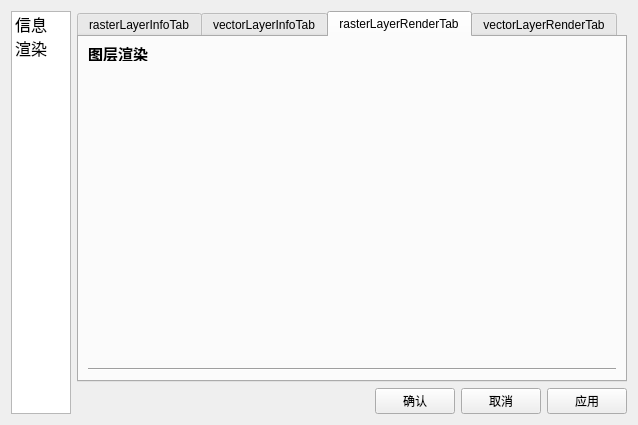
<?xml version="1.0" encoding="UTF-8"?>
<ui version="4.0">
 <class>Dialog</class>
 <widget class="QWidget" name="Dialog">
  <property name="geometry">
   <rect>
    <x>0</x>
    <y>0</y>
    <width>638</width>
    <height>425</height>
   </rect>
  </property>
  <property name="minimumSize">
   <size>
    <width>638</width>
    <height>425</height>
   </size>
  </property>
  <property name="maximumSize">
   <size>
    <width>638</width>
    <height>425</height>
   </size>
  </property>
  <property name="windowTitle">
   <string>图层属性</string>
  </property>
  <layout class="QHBoxLayout" name="horizontalLayout_19">
   <item>
    <widget class="QListWidget" name="listWidget">
     <property name="maximumSize">
      <size>
       <width>60</width>
       <height>16777215</height>
      </size>
     </property>
     <property name="font">
      <font>
       <pointsize>12</pointsize>
      </font>
     </property>
     <item>
      <property name="text">
       <string>信息</string>
      </property>
     </item>
     <item>
      <property name="text">
       <string>渲染</string>
      </property>
     </item>
    </widget>
   </item>
   <item>
    <layout class="QVBoxLayout" name="verticalLayout_7">
     <item>
      <widget class="QTabWidget" name="tabWidget">
       <property name="currentIndex">
        <number>2</number>
       </property>
       <widget class="QWidget" name="rasterLayerInfoTab">
        <attribute name="title">
         <string>rasterLayerInfoTab</string>
        </attribute>
        <layout class="QVBoxLayout" name="verticalLayout">
         <item>
          <widget class="QLabel" name="label">
           <property name="font">
            <font>
             <family>Adobe Devanagari</family>
             <pointsize>11</pointsize>
             <weight>75</weight>
             <bold>true</bold>
            </font>
           </property>
           <property name="text">
            <string>常规信息</string>
           </property>
          </widget>
         </item>
         <item>
          <widget class="Line" name="line">
           <property name="orientation">
            <enum>Qt::Horizontal</enum>
           </property>
          </widget>
         </item>
         <item>
          <layout class="QHBoxLayout" name="horizontalLayout">
           <item>
            <widget class="QLabel" name="label_3">
             <property name="maximumSize">
              <size>
               <width>100</width>
               <height>16777215</height>
              </size>
             </property>
             <property name="text">
              <string>名称</string>
             </property>
            </widget>
           </item>
           <item>
            <widget class="QLabel" name="rasterNameLabel">
             <property name="text">
              <string>TextLabel</string>
             </property>
            </widget>
           </item>
          </layout>
         </item>
         <item>
          <layout class="QHBoxLayout" name="horizontalLayout_2">
           <item>
            <widget class="QLabel" name="label_5">
             <property name="maximumSize">
              <size>
               <width>100</width>
               <height>16777215</height>
              </size>
             </property>
             <property name="text">
              <string>路径</string>
             </property>
            </widget>
           </item>
           <item>
            <widget class="QLabel" name="rasterSourceLabel">
             <property name="text">
              <string>TextLabel</string>
             </property>
            </widget>
           </item>
          </layout>
         </item>
         <item>
          <layout class="QHBoxLayout" name="horizontalLayout_3">
           <item>
            <widget class="QLabel" name="label_7">
             <property name="maximumSize">
              <size>
               <width>100</width>
               <height>16777215</height>
              </size>
             </property>
             <property name="text">
              <string>大小合计</string>
             </property>
            </widget>
           </item>
           <item>
            <widget class="QLabel" name="rasterMemoryLabel">
             <property name="text">
              <string>TextLabel</string>
             </property>
            </widget>
           </item>
          </layout>
         </item>
         <item>
          <widget class="QLabel" name="label_9">
           <property name="font">
            <font>
             <family>Adobe Devanagari</family>
             <pointsize>11</pointsize>
             <weight>75</weight>
             <bold>true</bold>
            </font>
           </property>
           <property name="text">
            <string>栅格信息</string>
           </property>
          </widget>
         </item>
         <item>
          <widget class="Line" name="line_3">
           <property name="orientation">
            <enum>Qt::Horizontal</enum>
           </property>
          </widget>
         </item>
         <item>
          <layout class="QHBoxLayout" name="horizontalLayout_4">
           <item>
            <widget class="QLabel" name="label_10">
             <property name="maximumSize">
              <size>
               <width>100</width>
               <height>16777215</height>
              </size>
             </property>
             <property name="text">
              <string>范围</string>
             </property>
            </widget>
           </item>
           <item>
            <widget class="QLabel" name="rasterExtentLabel">
             <property name="text">
              <string>TextLabel</string>
             </property>
            </widget>
           </item>
          </layout>
         </item>
         <item>
          <layout class="QHBoxLayout" name="horizontalLayout_5">
           <item>
            <widget class="QLabel" name="label_12">
             <property name="maximumSize">
              <size>
               <width>100</width>
               <height>16777215</height>
              </size>
             </property>
             <property name="text">
              <string>宽度</string>
             </property>
            </widget>
           </item>
           <item>
            <widget class="QLabel" name="rasterWidthLabel">
             <property name="text">
              <string>TextLabel</string>
             </property>
            </widget>
           </item>
          </layout>
         </item>
         <item>
          <layout class="QHBoxLayout" name="horizontalLayout_6">
           <item>
            <widget class="QLabel" name="label_14">
             <property name="maximumSize">
              <size>
               <width>100</width>
               <height>16777215</height>
              </size>
             </property>
             <property name="text">
              <string>高度</string>
             </property>
            </widget>
           </item>
           <item>
            <widget class="QLabel" name="rasterHeightLabel">
             <property name="text">
              <string>TextLabel</string>
             </property>
            </widget>
           </item>
          </layout>
         </item>
         <item>
          <layout class="QHBoxLayout" name="horizontalLayout_7">
           <item>
            <widget class="QLabel" name="label_16">
             <property name="maximumSize">
              <size>
               <width>100</width>
               <height>16777215</height>
              </size>
             </property>
             <property name="text">
              <string>数据类型</string>
             </property>
            </widget>
           </item>
           <item>
            <widget class="QLabel" name="rasterDataTypeLabel">
             <property name="text">
              <string>TextLabel</string>
             </property>
            </widget>
           </item>
          </layout>
         </item>
         <item>
          <layout class="QHBoxLayout" name="horizontalLayout_8">
           <item>
            <widget class="QLabel" name="label_18">
             <property name="maximumSize">
              <size>
               <width>100</width>
               <height>16777215</height>
              </size>
             </property>
             <property name="text">
              <string>波段数量</string>
             </property>
            </widget>
           </item>
           <item>
            <widget class="QLabel" name="rasterBandNumLabel">
             <property name="text">
              <string>TextLabel</string>
             </property>
            </widget>
           </item>
          </layout>
         </item>
         <item>
          <layout class="QHBoxLayout" name="horizontalLayout_9">
           <item>
            <widget class="QLabel" name="label_20">
             <property name="maximumSize">
              <size>
               <width>100</width>
               <height>16777215</height>
              </size>
             </property>
             <property name="text">
              <string>坐标系</string>
             </property>
            </widget>
           </item>
           <item>
            <widget class="QLabel" name="rasterCrsLabel">
             <property name="text">
              <string>TextLabel</string>
             </property>
            </widget>
           </item>
          </layout>
         </item>
        </layout>
       </widget>
       <widget class="QWidget" name="vectorLayerInfoTab">
        <attribute name="title">
         <string>vectorLayerInfoTab</string>
        </attribute>
        <layout class="QVBoxLayout" name="verticalLayout_4">
         <item>
          <widget class="QLabel" name="label_26">
           <property name="font">
            <font>
             <family>Adobe Devanagari</family>
             <pointsize>11</pointsize>
             <weight>75</weight>
             <bold>true</bold>
            </font>
           </property>
           <property name="text">
            <string>常规信息</string>
           </property>
          </widget>
         </item>
         <item>
          <widget class="Line" name="line_6">
           <property name="orientation">
            <enum>Qt::Horizontal</enum>
           </property>
          </widget>
         </item>
         <item>
          <layout class="QHBoxLayout" name="horizontalLayout_21">
           <item>
            <widget class="QLabel" name="label_25">
             <property name="maximumSize">
              <size>
               <width>100</width>
               <height>16777215</height>
              </size>
             </property>
             <property name="text">
              <string>名称</string>
             </property>
            </widget>
           </item>
           <item>
            <widget class="QLabel" name="vectorNameLabel">
             <property name="text">
              <string>TextLabel</string>
             </property>
            </widget>
           </item>
          </layout>
         </item>
         <item>
          <layout class="QHBoxLayout" name="horizontalLayout_27">
           <item>
            <widget class="QLabel" name="label_32">
             <property name="maximumSize">
              <size>
               <width>100</width>
               <height>16777215</height>
              </size>
             </property>
             <property name="text">
              <string>路径</string>
             </property>
            </widget>
           </item>
           <item>
            <widget class="QLabel" name="vectorSourceLabel">
             <property name="text">
              <string>TextLabel</string>
             </property>
            </widget>
           </item>
          </layout>
         </item>
         <item>
          <layout class="QHBoxLayout" name="horizontalLayout_25">
           <item>
            <widget class="QLabel" name="label_30">
             <property name="maximumSize">
              <size>
               <width>100</width>
               <height>16777215</height>
              </size>
             </property>
             <property name="text">
              <string>大小合计</string>
             </property>
            </widget>
           </item>
           <item>
            <widget class="QLabel" name="vectorMemoryLabel">
             <property name="text">
              <string>TextLabel</string>
             </property>
            </widget>
           </item>
          </layout>
         </item>
         <item>
          <widget class="QLabel" name="label_34">
           <property name="font">
            <font>
             <family>Adobe Devanagari</family>
             <pointsize>11</pointsize>
             <weight>75</weight>
             <bold>true</bold>
            </font>
           </property>
           <property name="text">
            <string>矢量信息</string>
           </property>
          </widget>
         </item>
         <item>
          <widget class="Line" name="line_5">
           <property name="orientation">
            <enum>Qt::Horizontal</enum>
           </property>
          </widget>
         </item>
         <item>
          <layout class="QHBoxLayout" name="horizontalLayout_22">
           <item>
            <widget class="QLabel" name="label_27">
             <property name="maximumSize">
              <size>
               <width>100</width>
               <height>16777215</height>
              </size>
             </property>
             <property name="text">
              <string>范围</string>
             </property>
            </widget>
           </item>
           <item>
            <widget class="QLabel" name="vectorExtentLabel">
             <property name="text">
              <string>TextLabel</string>
             </property>
            </widget>
           </item>
          </layout>
         </item>
         <item>
          <layout class="QHBoxLayout" name="horizontalLayout_28">
           <item>
            <widget class="QLabel" name="label_33">
             <property name="maximumSize">
              <size>
               <width>100</width>
               <height>16777215</height>
              </size>
             </property>
             <property name="text">
              <string>几何图形</string>
             </property>
            </widget>
           </item>
           <item>
            <widget class="QLabel" name="vectorGeoTypeLabel">
             <property name="text">
              <string>TextLabel</string>
             </property>
            </widget>
           </item>
          </layout>
         </item>
         <item>
          <layout class="QHBoxLayout" name="horizontalLayout_26">
           <item>
            <widget class="QLabel" name="label_31">
             <property name="maximumSize">
              <size>
               <width>100</width>
               <height>16777215</height>
              </size>
             </property>
             <property name="text">
              <string>要素总数</string>
             </property>
            </widget>
           </item>
           <item>
            <widget class="QLabel" name="vectorFeatureNumLabel">
             <property name="text">
              <string>TextLabel</string>
             </property>
            </widget>
           </item>
          </layout>
         </item>
         <item>
          <layout class="QHBoxLayout" name="horizontalLayout_29">
           <item>
            <widget class="QLabel" name="label_35">
             <property name="maximumSize">
              <size>
               <width>100</width>
               <height>16777215</height>
              </size>
             </property>
             <property name="text">
              <string>编码</string>
             </property>
            </widget>
           </item>
           <item>
            <widget class="QLabel" name="vectorEncodingLabel">
             <property name="text">
              <string>TextLabel</string>
             </property>
            </widget>
           </item>
          </layout>
         </item>
         <item>
          <layout class="QHBoxLayout" name="horizontalLayout_23">
           <item>
            <widget class="QLabel" name="label_28">
             <property name="maximumSize">
              <size>
               <width>100</width>
               <height>16777215</height>
              </size>
             </property>
             <property name="text">
              <string>坐标系</string>
             </property>
            </widget>
           </item>
           <item>
            <widget class="QLabel" name="vectorCrsLabel">
             <property name="text">
              <string>TextLabel</string>
             </property>
            </widget>
           </item>
          </layout>
         </item>
         <item>
          <layout class="QHBoxLayout" name="horizontalLayout_24">
           <item>
            <widget class="QLabel" name="label_29">
             <property name="maximumSize">
              <size>
               <width>100</width>
               <height>16777215</height>
              </size>
             </property>
             <property name="text">
              <string>数据源</string>
             </property>
            </widget>
           </item>
           <item>
            <widget class="QLabel" name="vectorDpLabel">
             <property name="text">
              <string>TextLabel</string>
             </property>
            </widget>
           </item>
          </layout>
         </item>
        </layout>
       </widget>
       <widget class="QWidget" name="rasterLayerRenderTab">
        <attribute name="title">
         <string>rasterLayerRenderTab</string>
        </attribute>
        <layout class="QVBoxLayout" name="verticalLayout_3">
         <item alignment="Qt::AlignLeft|Qt::AlignTop">
          <widget class="QLabel" name="label_2">
           <property name="minimumSize">
            <size>
             <width>64</width>
             <height>15</height>
            </size>
           </property>
           <property name="maximumSize">
            <size>
             <width>64</width>
             <height>15</height>
            </size>
           </property>
           <property name="font">
            <font>
             <pointsize>11</pointsize>
             <weight>75</weight>
             <bold>true</bold>
            </font>
           </property>
           <property name="text">
            <string>图层渲染</string>
           </property>
          </widget>
         </item>
         <item>
          <widget class="Line" name="line_4">
           <property name="orientation">
            <enum>Qt::Horizontal</enum>
           </property>
          </widget>
         </item>
         <item>
          <layout class="QVBoxLayout" name="layerRenderLayout"/>
         </item>
        </layout>
       </widget>
       <widget class="QWidget" name="vectorLayerRenderTab">
        <attribute name="title">
         <string>vectorLayerRenderTab</string>
        </attribute>
        <layout class="QVBoxLayout" name="verticalLayout_5">
         <item>
          <widget class="QLabel" name="label_36">
           <property name="maximumSize">
            <size>
             <width>16777215</width>
             <height>200</height>
            </size>
           </property>
           <property name="font">
            <font>
             <pointsize>11</pointsize>
             <weight>75</weight>
             <bold>true</bold>
            </font>
           </property>
           <property name="text">
            <string>图层渲染</string>
           </property>
          </widget>
         </item>
         <item>
          <widget class="Line" name="line_7">
           <property name="orientation">
            <enum>Qt::Horizontal</enum>
           </property>
          </widget>
         </item>
         <item>
          <layout class="QVBoxLayout" name="layerRenderLayout_2">
           <item>
            <widget class="QComboBox" name="vecterRenderCB">
             <item>
              <property name="text">
               <string>单一渲染</string>
              </property>
             </item>
             <item>
              <property name="text">
               <string>分类渲染</string>
              </property>
             </item>
            </widget>
           </item>
           <item>
            <widget class="QTabWidget" name="comboTabWidget">
             <property name="currentIndex">
              <number>0</number>
             </property>
             <widget class="QWidget" name="singleRender">
              <attribute name="title">
               <string>Tab 1</string>
              </attribute>
              <layout class="QVBoxLayout" name="verticalLayout_8">
               <item>
                <layout class="QVBoxLayout" name="singleRenderLayout"/>
               </item>
              </layout>
             </widget>
             <widget class="QWidget" name="categoryRender">
              <attribute name="title">
               <string>Tab 2</string>
              </attribute>
              <layout class="QVBoxLayout" name="verticalLayout_6">
               <item>
                <layout class="QVBoxLayout" name="cateRenderLayout"/>
               </item>
              </layout>
             </widget>
            </widget>
           </item>
          </layout>
         </item>
        </layout>
       </widget>
      </widget>
     </item>
     <item>
      <layout class="QHBoxLayout" name="horizontalLayout_20">
       <item>
        <spacer name="horizontalSpacer">
         <property name="orientation">
          <enum>Qt::Horizontal</enum>
         </property>
         <property name="sizeHint" stdset="0">
          <size>
           <width>40</width>
           <height>20</height>
          </size>
         </property>
        </spacer>
       </item>
       <item>
        <widget class="QPushButton" name="okPb">
         <property name="text">
          <string>确认</string>
         </property>
        </widget>
       </item>
       <item>
        <widget class="QPushButton" name="cancelPb">
         <property name="text">
          <string>取消</string>
         </property>
        </widget>
       </item>
       <item>
        <widget class="QPushButton" name="applyPb">
         <property name="text">
          <string>应用</string>
         </property>
        </widget>
       </item>
      </layout>
     </item>
    </layout>
   </item>
  </layout>
 </widget>
 <resources/>
 <connections/>
</ui>
